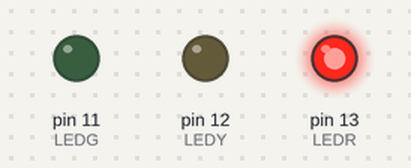
The sketch below on a simulated Arduino Uno, built with avr-gcc and run on an emulated ATmega328P. On the bench: output pins drawn as LEDs (lit = HIGH).

Above: at 1.5 s.
At 3.2 s:
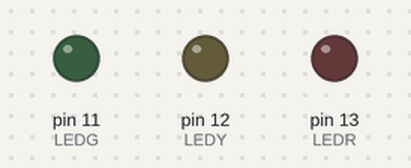
At 5.0 s:
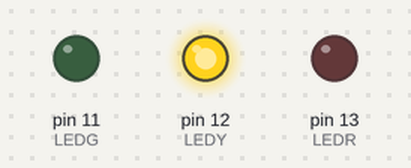
At 8.5 s:
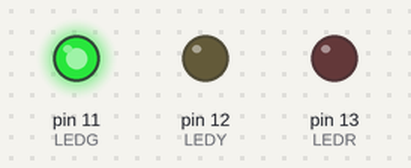
Timing chart, 0 to 13.7 s (numbered marks = the images above):
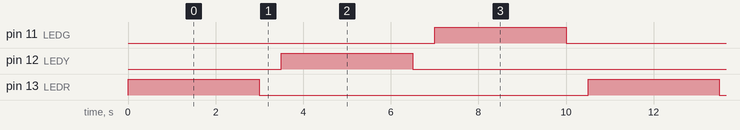

The sketch:

traffic_light.ino
```cpp
int LEDR = 13;
int LEDY = 12;
int LEDG = 11;

void setup() {
  pinMode(LEDR, OUTPUT);
  pinMode(LEDY, OUTPUT);
  pinMode(LEDG, OUTPUT);
}

void loop() {
  digitalWrite(LEDR, HIGH);
  delay(3000);
  digitalWrite(LEDR,LOW);
  delay(500);
  digitalWrite(LEDY, HIGH);
  delay(3000);
  digitalWrite(LEDY,LOW);
  delay(500);
  digitalWrite(LEDG, HIGH);
  delay(3000);
  digitalWrite(LEDG,LOW);
  delay(500);
}
```

Measured:
- by itself, pin 11 (LEDG), pin 12 (LEDY), pin 13 (LEDR): alternates HIGH for 3.0 s and LOW for 7.5 s
- by itself, everything shown: repeats every 10.5 s, in 6 steps
